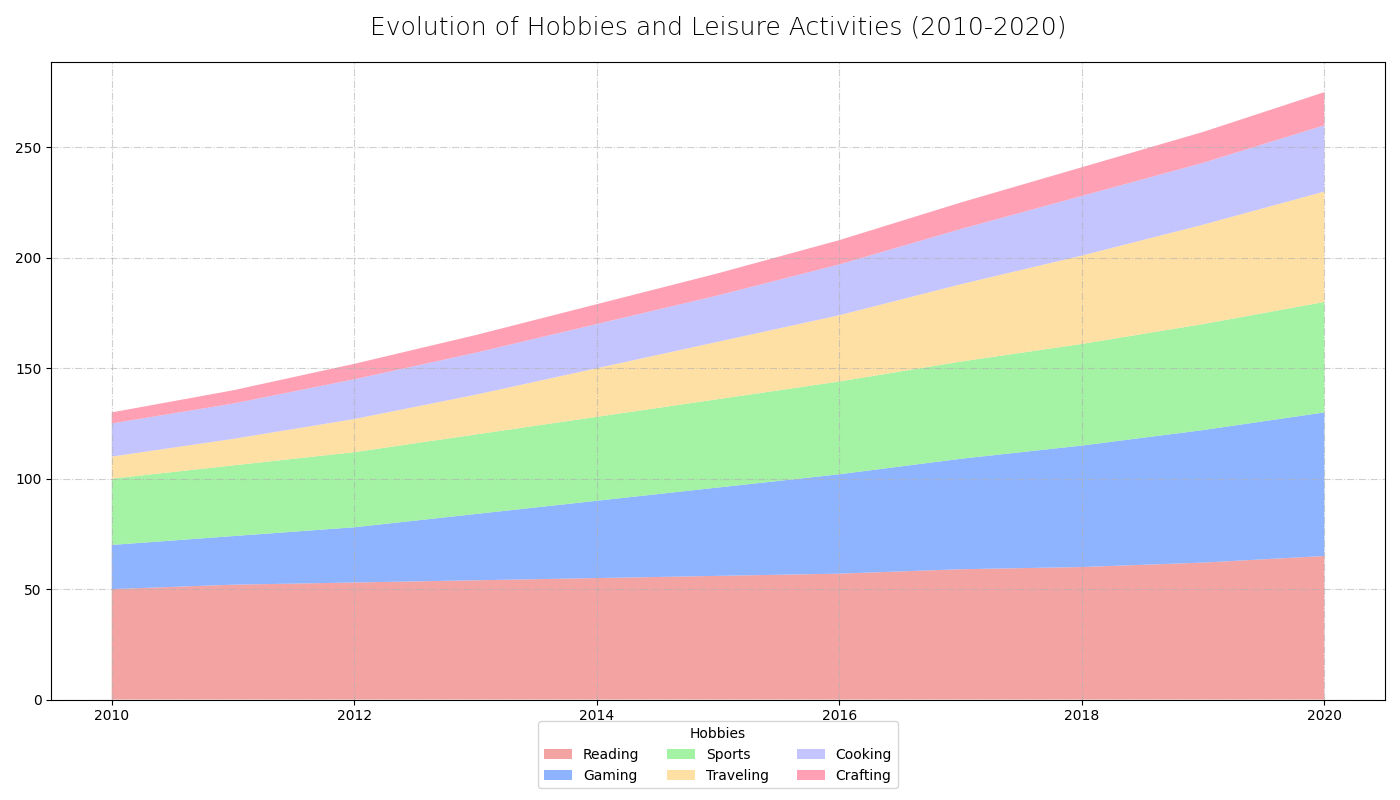

The script that drew this image:
import matplotlib.pyplot as plt
import numpy as np

years = np.arange(2010, 2021)

reading = np.array([50, 52, 53, 54, 55, 56, 57, 59, 60, 62, 65])
gaming = np.array([20, 22, 25, 30, 35, 40, 45, 50, 55, 60, 65])
sports = np.array([30, 32, 34, 36, 38, 40, 42, 44, 46, 48, 50])
traveling = np.array([10, 12, 15, 18, 22, 26, 30, 35, 40, 45, 50])
cooking = np.array([15, 16, 18, 19, 20, 21, 23, 25, 27, 28, 30])
crafting = np.array([5, 6, 7, 8, 9, 10, 11, 12, 13, 14, 15])

hobbies_data = np.vstack([reading, gaming, sports, traveling, cooking, crafting])

# Change to more vibrant colors
colors = ['#F28C8C', '#72A1FF', '#8DEF8D', '#FFD98E', '#B6B6FF', '#FF89A1']

plt.figure(figsize=(14, 8))
plt.stackplot(years, hobbies_data, labels=['Reading', 'Gaming', 'Sports', 'Traveling', 'Cooking', 'Crafting'], colors=colors, alpha=0.8)

# Modify title font size and weight
plt.title('Evolution of Hobbies and Leisure Activities (2010-2020)', fontsize=18, fontweight='light', pad=20)

# Alternate grid styling
plt.grid(visible=True, which='major', linestyle='-.', linewidth=0.8, alpha=0.6)

# Change legend position and properties
plt.legend(loc='lower center', bbox_to_anchor=(0.5, -0.15), fontsize=10, ncol=3, title='Hobbies')

plt.tight_layout()

plt.show()
